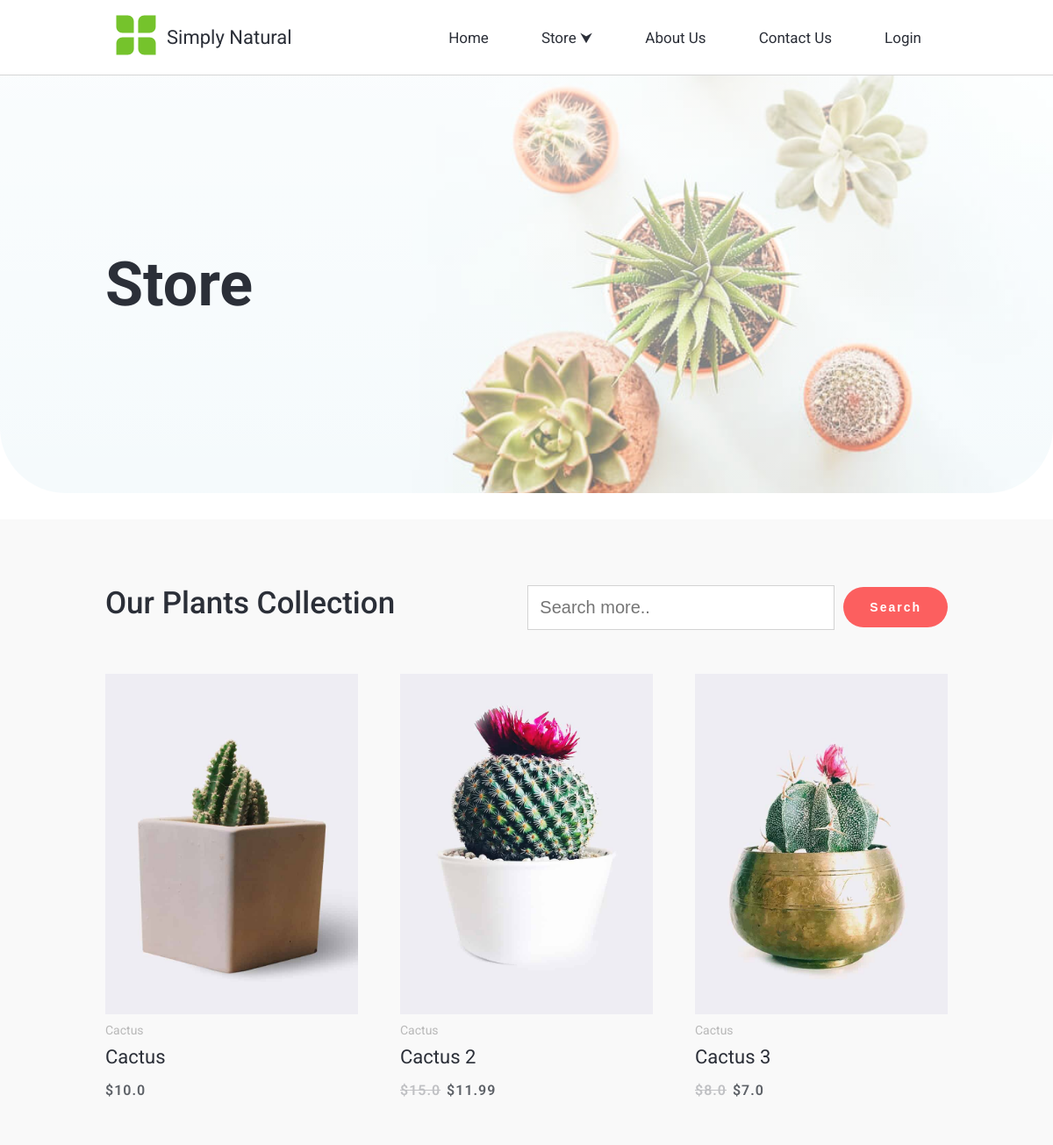
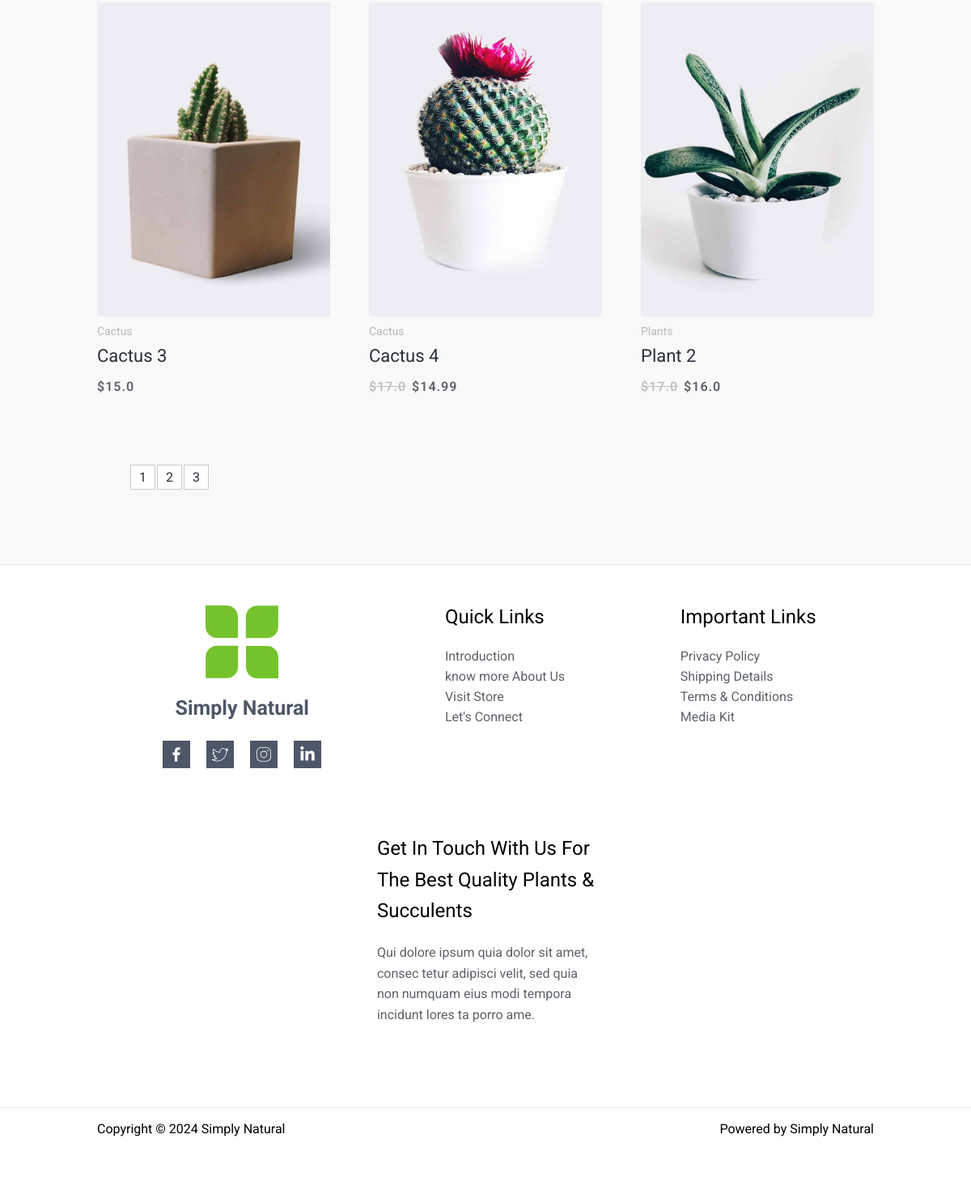
The app's page /store with its own data (2 pictures, top to bottom).
### models.py (models this page shows, shortened)
class BaseModel:
  def create(self):
    db.session.add(self)
    db.session.commit()

class Product(db.Model, BaseModel):
  id = db.Column(db.Integer, primary_key=True)
  category_id = db.Column(db.ForeignKey("product_category.id"))
  name = db.Column(db.String, nullable=False)
  price = db.Column(db.Float, nullable=False)
  discount = db.Column(db.Boolean, default=False)
  discount_price = db.Column(db.Float)
  img = db.Column(db.String)
  description = db.Column(db.Text)
  category = db.relationship("ProductCategory")

class ProductCategory(db.Model, BaseModel):
  id = db.Column(db.Integer, primary_key=True)
  name = db.Column(db.String, nullable=False)
  product = db.relationship("Product")

### routes.py (the view)
@app.route("/store", methods=["GET", "POST"])
def store():
  products = Product.query.paginate(per_page=6, page=1)
  return render_template("store.html", products=products)

### routes.py (called while the page is built)
@app.context_processor
def inject_products():
    categories = ProductCategory.query.all()
    return dict(categories=categories)

### templates/store.html (shortened to what this page needs)
{% extends "index.html" %} {% block title %} Store {% endblock %}
{% block content %}
<div class="content background-3">
	<div class="background-3-overlay"></div>
	<div class="content-box">
		<h1>Store</h1>
	</div>
</div>
<div class="content main-store">
	<div class="content-box">
		<div class="search-box">
			<h1>Our Plants Collection</h1>
			<div class="search-box-2">
				<input id="searchBox" type="text" placeholder="Search more.." name="" />
				<button id="searchBtn">Search</button>
			</div>
		</div>
		<div class="cards-container">
			{% for product in products%}
			<div class="product-card">
				<a href="/store/view_product/{{product.id}}" style="background-image: url(/static/img/products/{{product.img}})" class="product-img"></a>
				<p class="category">{{product.category.name}}</p>
				<a href="/store/view_product/{{product.id}}" class="product-name">{{product.name}}</a>
				<span class="product-price">
					{% if product.discount %}
					<p class="old-price">${{product.price}}</p>
					<p>${{product.discount_price}}</p>
					{% else %}
					<p>${{product.price}}</p>
					{% endif %}
				</span>
			</div>
			{% endfor %}
		</div>
		<ul class="pages">
			{% for page in products.iter_pages() %} {% if page %} {% endif %}
			<li class="{%if page_id == page%} active {%endif%}"><a href="/store/page/{{page}}">{{page}}</a></li>
			{% endfor %}
		</ul>
	</div>
</div>
{% endblock %}

### templates/index.html (shortened to what this page needs)
<!DOCTYPE html>
<html lang="en">
	<head>
		<link rel="stylesheet" href="/static/css/style.css" />
		<link rel="stylesheet" href="/static/css/navbar.css" />
		<link rel="stylesheet" href="/static/css/footer.css" />
		<link rel="stylesheet" href="/static/css/forms.css" />
		<link rel="stylesheet" href="/static/css/store.css" />
		<link rel="stylesheet" href="/static/css/cart.css" />
	</head>
	<body>
		{% include 'navbar.html' %}
		{% block content %} {% endblock %}
		{% include 'footer.html' %}
	</body>
</html>

### templates/navbar.html (shortened to what this page needs)
<nav>
	<div class="content" style="border-bottom: 1px solid #d5d5d5">
		<div class="content-box navbar">
			<div class="logo">
				<a href="/"><img src="/static//img/logo/plants-store-logo-green.svg" alt="#" width="50" height="50" /></a>
				<a href="/">Simply Natural</a>
			</div>
			<ul>
				<li><a href="/">Home</a></li>
				<li>
					<a href="/store" id="store">Store &#11167;</a>
				</li>
				<li><a href="#">About Us</a></li>
				<li><a href="#">Contact Us</a></li>
				{% if current_user.is_authenticated %}
				<li>
					<a href="/logout" class="store">Logout</a>
				</li>
				<li>
					<a style="color: #fc5f5f" href="/cart">
						<svg xmlns="http://www.w3.org/2000/svg" height="16" width="18" viewBox="0 0 576 512">
							<path
								fill="#fc5f5f"
								d="M0 24C0 10.7 10.7 0 24 0H69.5c22 0 41.5 12.8 50.6 32h411c26.3 0 45.5 25 38.6 50.4l-41 152.3c-8.5 31.4-37 53.3-69.5 53.3H170.7l5.4 28.5c2.2 11.3 12.1 19.5 23.6 19.5H488c13.3 0 24 10.7 24 24s-10.7 24-24 24H199.7c-34.6 0-64.3-24.6-70.7-58.5L77.4 54.5c-.7-3.8-4-6.5-7.9-6.5H24C10.7 48 0 37.3 0 24zM128 464a48 48 0 1 1 96 0 48 48 0 1 1 -96 0zm336-48a48 48 0 1 1 0 96 48 48 0 1 1 0-96z" />
						</svg>
					</a>
				</li>
				{% else %}
				<li><a href="/login">Login</a></li>
				{% endif %}
			</ul>
		</div>
	</div>
</nav>

### templates/footer.html (shortened to what this page needs)
<footer>
	<div class="content">
		<div class="footer-box-1 content-box">
			<div class="footer-socials">
				<img src="/static/img/logo/plants-store-logo-green.svg" alt="" />
				<h1>Simply Natural</h1>
				<div class="socials">
					<a href="#">
						<svg xmlns="http://www.w3.org/2000/svg" x="0px" y="0px" width="20" height="20" viewBox="0 0 48 48">
							<path
								fill="#ffffff"
								d="M29,3c-5.523,0-10,4.477-10,10v5h-6v8h6v19h8V26h7l1-8h-8v-4c0-2.209,1.791-4,4-4h4V3.322 C33.091,3.125,30.921,2.996,29,3L29,3z"></path>
						</svg>
					</a>
					<a href="#">
					</a>
					<a href="#">
					</a>
					<a href="#">
					</a>
				</div>
			</div>
			<div class="footer-links">
				<h2>Quick Links</h2>
				<ul>
					<li><a href="#">Introduction</a></li>
					<li><a href="#">know more About Us</a></li>
					<li><a href="#">Visit Store</a></li>
					<li><a href="#">Let's Connect</a></li>
				</ul>
			</div>
			<div class="footer-links">
				<h2>Important Links</h2>
				<ul>
					<li><a href="#">Privacy Policy</a></li>
					<li><a href="#">Shipping Details</a></li>
					<li><a href="#">Terms & Conditions</a></li>
					<li><a href="#">Media Kit</a></li>
				</ul>
			</div>
			<div class="footer-links">
				<h2>
					Get In Touch With Us For
					<br />
					The Best Quality Plants &
					<br />
					Succulents
				</h2>
				<p>
					Qui dolore ipsum quia dolor sit amet,
					<br />
					consec tetur adipisci velit, sed quia
					<br />
					non numquam eius modi tempora
					<br />
					incidunt lores ta porro ame.
				</p>
			</div>
		</div>
	</div>
	<div class="content">
		<div class="footer-box-2 content-box">
			<p>Copyright © 2024 Simply Natural</p>
			<p>Powered by Simply Natural</p>
		</div>
	</div>
</footer>

### static/css/style.css (style rules this page uses)
:root { --main-text-color: #2b2f38; --secondary-text-color: #5d6167; --main-red: #fc5f5f; --main-green: #75c32c; }
*, *::after, *::before { box-sizing: border-box; }
body { margin: 0; font-family: "Roboto", sans-serif; }
.content { width: 100%; background-color: rgba(0, 0, 0, 0); display: flex; justify-content: center; align-items: center; }
.content-box { width: 80%; }

### static/css/navbar.css (style rules this page uses)
:root { --main-text-color: #2b2f38; --main-text-hover-color: #fc5f5f; }
.navbar { padding: 15px 0; display: flex; align-items: center; justify-content: space-between; }
.navbar ul { display: flex; }
.navbar ul li { list-style: none; }
.navbar ul li a { text-decoration: none; color: var(--main-text-color); font-size: 17px; transition: all 0.4s; padding: 30px 30px; z-index: 10; }
.navbar .logo { display: flex; align-items: center; }
.navbar .logo a { text-decoration: none; color: var(--main-text-color); font-size: 22px; margin-left: 10px; }

### static/css/footer.css (style rules this page uses)
footer .content { display: flex; flex-direction: column; border-top: 1px rgb(233, 233, 233) solid; }
.footer-box-1 { display: flex; justify-content: space-around; align-items: flex-start; padding-bottom: 60px; flex-wrap: wrap; }
.footer-box-2 { display: flex; align-items: center; justify-content: space-between; padding-bottom: 60px; }
.footer-links { margin: 25px; }
.footer-links h2 { font-weight: 400; text-wrap: wrap; line-height: 1.6; }
.footer-links ul { margin: 0; padding: 0; }
.footer-links p { color: #5d6167; line-height: 1.6; }
.footer-links ul li { list-style: none; margin: 6px 0; font-size: medium; }
.footer-links ul li a { text-decoration: none; color: #5d6167; transition: all 0.4s; }
.footer-socials { display: flex; flex-direction: column; align-items: center; justify-content: flex-start; margin: 25px; }
.footer-socials img { width: 100px; height: 100px; margin-top: 20px; }
.footer-socials h1 { color: #4e5768; font-size: 25px; }
.footer-socials .socials { display: flex; }
.footer-socials .socials a { width: 34px; height: 34px; display: flex; justify-content: center; align-items: center; background-color: #4e5768; margin: 10px; }
.footer-socials .socials a svg { color: #ffffff; }

### static/css/forms.css (style rules this page uses)
:root { --main-text-color: #2b2f38; --secondary-text-color: #5d6167; --main-red: #fc5f5f; --main-green: #75c32c; --main-background: #f9f9f9; }

### static/css/cart.css (style rules this page uses)
:root { --main-text-color: #2b2f38; --secondary-text-color: #5d6167; --main-red: #fc5f5f; --main-green: #75c32c; --main-background: #f9f9f9; }

### records on screen
Product: img (picture), category.name "Cactus", name "Cactus", price "10.0"
Product: img (picture), category.name "Cactus", name "Cactus 2", price "15.0", discount_price "11.99"
Product: img (picture), category.name "Cactus", name "Cactus 3", price "8.0", discount_price "7.0"
Product: img (picture), category.name "Cactus", name "Cactus 3", price "15.0"
Product: img (picture), category.name "Cactus", name "Cactus 4", price "17.0", discount_price "14.99"
Product: img (picture), category.name "Plants", name "Plant 2", price "17.0", discount_price "16.0"

### other values on screen
{{ page }} "1" "2" "3"
